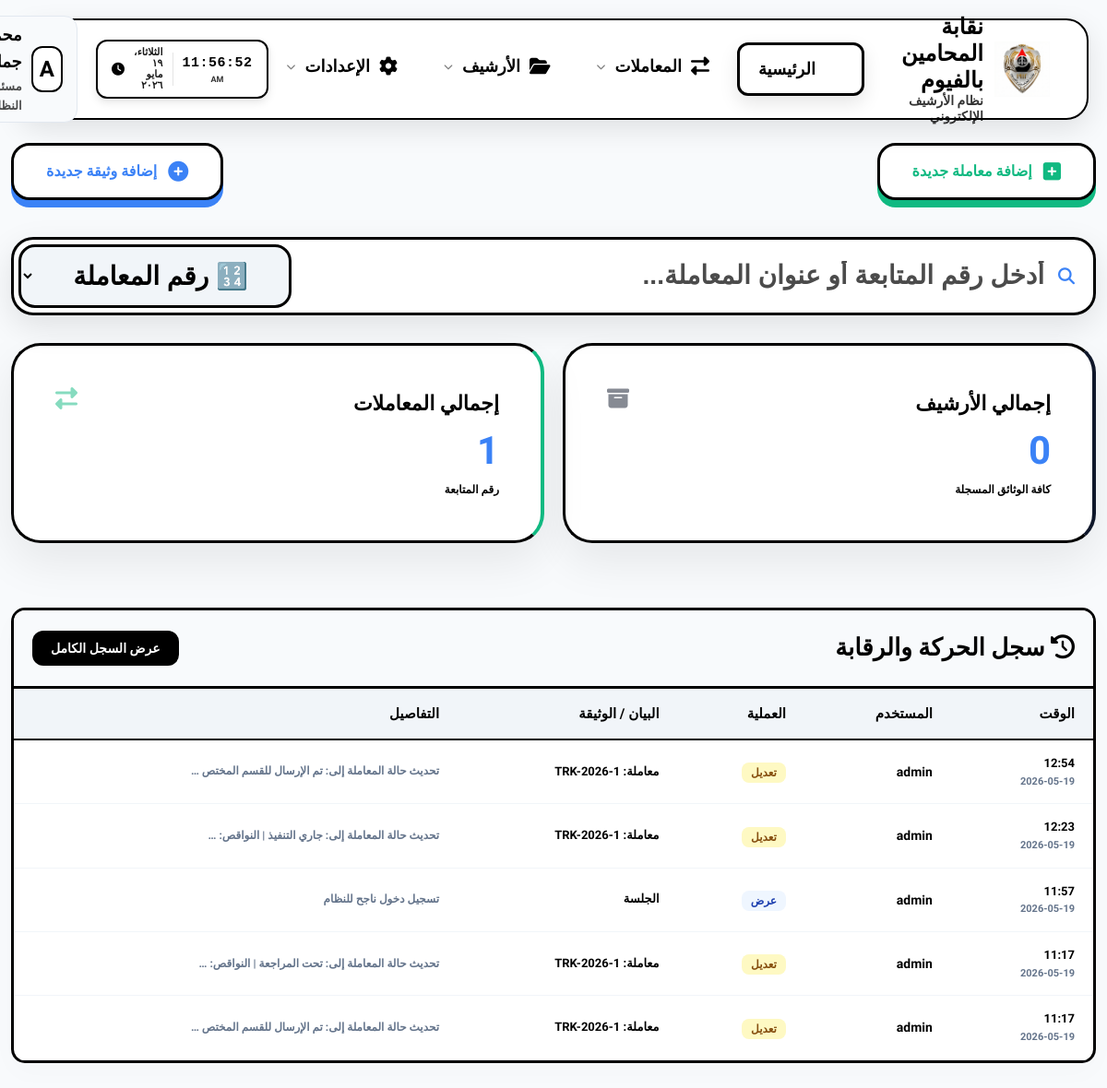
Page /dashboard/ (signed in) on the earlier database version.
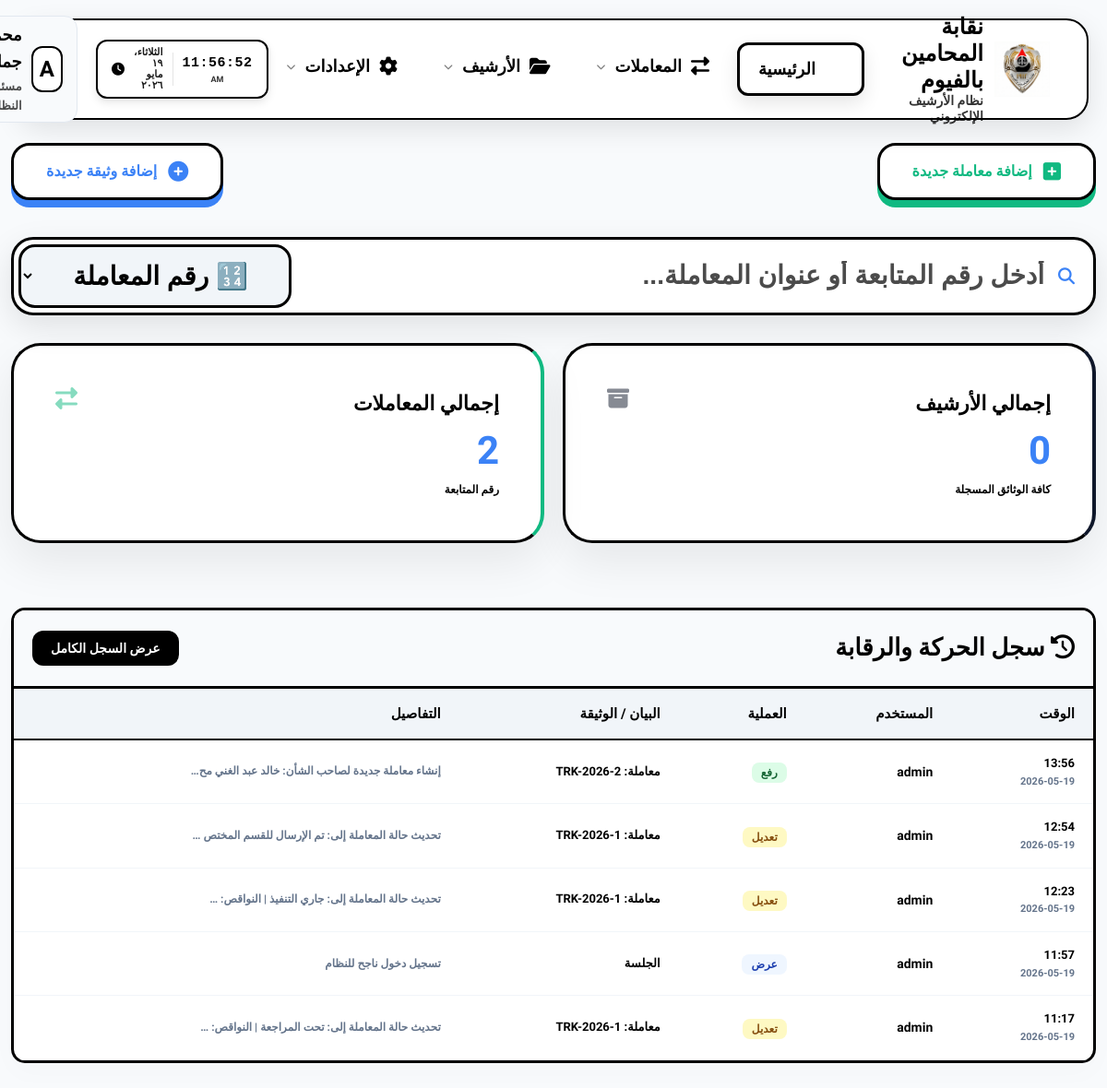
Same page on the later database version.
### eams/models.py (models this page shows, shortened)
class Profile(models.Model):
    ROLE_CHOICES = (
        ('admin', 'مدير نظام'),
        ('employee', 'موظف'),
        ('viewer', 'مشاهد'),
    )
    user = models.OneToOneField(User, on_delete=models.CASCADE, related_name='profile')
    full_name = models.CharField(max_length=255, blank=True, null=True, verbose_name="الاسم بالكامل")
    job_title = models.CharField(max_length=255, blank=True, null=True, verbose_name="الوظيفة")
    department = models.CharField(max_length=255, blank=True, null=True, verbose_name="القسم")
    raw_password = models.CharField(max_length=255, blank=True, null=True, verbose_name="كلمة المرور الحالية (للمدير)")
    access_incoming = models.BooleanField(default=True, verbose_name="الأرشيف الوارد")
    access_outgoing = models.BooleanField(default=True, verbose_name="الأرشيف الصادر")
    access_internal = models.BooleanField(default=True, verbose_name="البريد الداخلي")
    access_reports = models.BooleanField(default=False, verbose_name="التقارير الإحصائية")
    access_categories = models.BooleanField(default=False, verbose_name="إدارة الأقسام")
    access_audit = models.BooleanField(default=False, verbose_name="سجل التحركات")
    access_users = models.BooleanField(default=False, verbose_name="إدارة المستخدمين")

class AuditLog(models.Model):
    ACTION_CHOICES = (
        ('upload', 'رفع'),
        ('edit', 'تعديل'),
        ('delete', 'حذف'),
        ('view', 'عرض'),
    )
    user = models.ForeignKey(User, on_delete=models.SET_NULL, null=True, verbose_name="المستخدم")
    action = models.CharField(max_length=20, choices=ACTION_CHOICES, verbose_name="العملية")
    document_title = models.CharField(max_length=255, verbose_name="عنوان الوثيقة")
    timestamp = models.DateTimeField(auto_now_add=True, verbose_name="الوقت")
    details = models.TextField(blank=True, null=True, verbose_name="التفاصيل")
    @property
    def display_document_title(self):
        import re
        if self.document_title:
            return re.sub(r'TRK-(\d{4})-0*(\d+)', r'TRK-\1-\2', self.document_title)
        return self.document_title
    @property
    def display_details(self):
        import re
        if self.details:
            return re.sub(r'TRK-(\d{4})-0*(\d+)', r'TRK-\1-\2', self.details)
        return self.details

### eams/views.py (the view)
# urls.py: path('', RedirectView.as_view(url='dashboard/', permanent=True)),
@login_required
def dashboard(request):
    total_docs = Document.objects.count()
    incoming_count = Document.objects.filter(doc_type='incoming').count()
    outgoing_count = Document.objects.filter(doc_type='outgoing').count()
    internal_count = Document.objects.filter(doc_type='internal').count()
    recent_docs = Document.objects.order_by('-uploaded_at')[:5]
    categories = Category.objects.annotate(doc_count=Count('documents')).order_by('-doc_count')[:5]
    activities = AuditLog.objects.order_by('-timestamp')[:5]
    context = {
        'total_docs': total_docs,
        'total_transactions': Transaction.objects.count(),
        'recent_docs': recent_docs,
        'categories': categories,
        'activities': activities,
    }
    return render(request, 'eams/dashboard.html', context)

### templates/eams/dashboard.html (shortened to what this page needs)
{% extends 'base.html' %}
{% block content %}
<div class="fade-in">
    <div class="dashboard-header" style="display: flex; justify-content: space-between; align-items: center; margin-bottom: 40px; flex-wrap: wrap; gap: 20px;">
        <a href="{% url 'transaction_create' %}" class="quick-action-btn btn-transaction-pro">
            <i class="fas fa-plus-square"></i> إضافة معاملة جديدة
        </a>
        <a href="{% url 'document_create' %}" class="quick-action-btn btn-document-pro">
            <i class="fas fa-plus-circle"></i> إضافة وثيقة جديدة
        </a>
    </div>
    <div style="margin-bottom: 30px; position: relative;" id="live-search-wrapper">
        <div class="search-box-container" style="display: flex; align-items: center; gap: 0; background: #fff; border: 3px solid #000000; border-radius: 24px; padding: 5px; box-shadow: 0 12px 35px rgba(0,0,0,0.1); transition: all 0.3s;" id="search-box-container">
            <div style="flex: 1; display: flex; align-items: center; gap: 15px; padding: 0 15px;">
                <i class="fas fa-search" style="color: var(--accent-color); font-size: 18px;"></i>
                <input type="text" id="live-search-input"
                    placeholder="أدخل رقم المتابعة أو عنوان المعاملة..."
                    style="border: none; outline: none; flex-grow: 1; font-size: 28px; background: transparent; color: #000000 !important; font-weight: 900;"
                    autocomplete="off">
            </div>
            <select id="search-type-select" style="background: #f1f5f9 !important; border: 3px solid #000 !important; border-radius: 18px; padding: 15px 40px; font-weight: 900; font-size: 28px; color: #000 !important; cursor: pointer; outline: none; margin-right: 10px; height: auto;">
                <option value="transaction" style="background: #fff; color: #000;" selected>🔢 رقم المعاملة</option>
            </select>
        </div>
    </div>
    {% if request.user.profile.access_users %}
    <div class="stats-grid"
         hx-get="{% url 'dashboard_stats_partial' %}"
         hx-trigger="every 10s"
         hx-swap="innerHTML"
         style="display: grid; grid-template-columns: repeat(auto-fit, minmax(200px, 1fr)); gap: 20px; margin-bottom: 30px;">
        {% include 'eams/partials/stats.html' %}
    </div>
    <div class="data-container table-responsive" style="margin-top: 30px; border: 3px solid #000; padding: 0;">
        <div style="background: #f8fafc; padding: 20px; border-bottom: 3px solid #000; display: flex; justify-content: space-between; align-items: center;">
            <h2 style="font-weight: 900; margin: 0; font-size: 24px;"><i class="fas fa-history"></i> سجل الحركة والرقابة</h2>
            <a href="{% url 'audit_log' %}" style="text-decoration: none; background: #000; color: #fff; padding: 8px 20px; border-radius: 12px; font-weight: 800; font-size: 14px;">عرض السجل الكامل</a>
        </div>
        <table style="width: 100%; border-collapse: collapse; min-width: 800px;">
            <thead style="background: #f1f5f9; border-bottom: 2px solid #000;">
                <tr>
                    <th style="padding: 15px 20px; text-align: right; font-weight: 900;">الوقت</th>
                    <th style="padding: 15px 20px; text-align: right; font-weight: 900;">المستخدم</th>
                    <th style="padding: 15px 20px; text-align: right; font-weight: 900;">العملية</th>
                    <th style="padding: 15px 20px; text-align: right; font-weight: 900;">البيان / الوثيقة</th>
                    <th style="padding: 15px 20px; text-align: right; font-weight: 900;">التفاصيل</th>
                </tr>
            </thead>
            <tbody hx-get="{% url 'dashboard_activities_partial' %}" hx-trigger="every 10s" hx-swap="innerHTML">
                {% include 'eams/partials/activities.html' %}
            </tbody>
        </table>
    </div>
    {% endif %}
</div>
{% endblock %}

### templates/base.html (shortened to what this page needs)
{% load static %}
<!DOCTYPE html>
<html lang="ar" dir="rtl">
<head>
    <link rel="stylesheet" href="https://cdnjs.cloudflare.com/ajax/libs/font-awesome/6.4.0/css/all.min.css">
    <link rel="stylesheet" href="https://unpkg.com/nprogress@0.2.0/nprogress.css">
    <link rel="stylesheet" href="{% static 'css/style.css' %}?v=11">
</head>
<body class="js-loading">
    <div class="topnav-container">
        <nav class="topnav">
            <a href="{% url 'dashboard' %}" class="topnav-brand" style="text-decoration: none;">
                <div class="logo-container">
                    <img src="{% static 'Gemini_Generated_Image_ekeq1aekeq1aekeq.png' %}" alt="Logo" class="main-logo">
                </div>
                <div class="brand-text">
                    <span class="main-title">نقابة المحامين بالفيوم</span>
                    <span class="sub-title">نظام الأرشيف الإلكتروني</span>
                </div>
            </a>
            <ul class="topnav-links">
                <li>
                    <a href="{% url 'dashboard' %}"
                        class="nav-link {% if request.resolver_match.url_name == 'dashboard' %}active{% endif %}">
                        <i class="fas fa-th-large"></i>
                        <span>الرئيسية</span>
                    </a>
                </li>
                <li class="has-dropdown">
                    <a href="#"
                        class="nav-link {% if 'transaction' in request.resolver_match.url_name %}active{% endif %}">
                        <i class="fas fa-exchange-alt"></i>
                        <span>المعاملات</span>
                        <i class="fas fa-chevron-down" style="font-size: 10px; opacity: 0.5;"></i>
                    </a>
                </li>
                <li class="has-dropdown">
                    <a href="#"
                        class="nav-link {% if request.resolver_match.url_name == 'document_list' %}active{% endif %}">
                        <i class="fas fa-folder-open"></i>
                        <span>الأرشيف</span>
                        <i class="fas fa-chevron-down" style="font-size: 10px; opacity: 0.5;"></i>
                    </a>
                </li>
                <li class="has-dropdown">
                    <a href="#" class="nav-link">
                        <i class="fas fa-cog"></i>
                        <span>الإعدادات</span>
                        <i class="fas fa-chevron-down" style="font-size: 10px; opacity: 0.5;"></i>
                    </a>
                </li>
            </ul>
            <div class="topnav-right" style="display: flex; align-items: center; gap: 20px;">
                <div class="live-clock-container"
                    style="background: #ffffff; color: #000000; padding: 6px 15px; border-radius: 12px; display: flex; align-items: center; gap: 10px; box-shadow: 0 4px 10px rgba(0,0,0,0.1); border: 2px solid #000000;">
                    <div style="text-align: center; border-left: 1px solid rgba(0,0,0,0.1); padding-left: 10px;">
                        <div id="live-time"
                            style="font-size: 15px; font-weight: 900; letter-spacing: 0.5px; color: #000000;">00:00:00
                        </div>
                        <div id="live-period"
                            style="font-size: 9px; font-weight: 800; opacity: 0.8; margin-top: -2px; color: #000000;">AM
                        </div>
                    </div>
                    <div id="live-date"
                        style="font-size: 11px; font-weight: 800; opacity: 0.9; text-align: right; line-height: 1.1; color: #000000;">
                        --/--/----</div>
                    <i class="fas fa-clock" style="font-size: 14px; color: #000000; animation: pulse 2s infinite;"></i>
                </div>
                <div class="user-profile has-dropdown">
                    <div class="user-avatar">{{ request.user.username|first|upper }}</div>
                    <div class="user-meta">
                        <span class="user-name">{{ request.user.profile.full_name|default:request.user.username }}</span>
                        <span class="user-role">{{ request.user.profile.job_title|default:'موظف النظام' }}</span>
                    </div>
                </div>
            </div>
        </nav>
    </div>
    <div class="main-content" id="main-content">
        {% block content %}{% endblock %}
    </div>
</body>
</html>

### templates/eams/partials/stats.html
<div class="stat-card" style="border-right: 4px solid var(--primary-color);">
    <div style="display: flex; justify-content: space-between;">
        <div>
            <h3>إجمالي الأرشيف</h3>
            <div class="value">{{ total_docs }}</div>
        </div>
        <i class="fas fa-archive" style="font-size: 24px; color: var(--primary-color); opacity: 0.5;"></i>
    </div>
    <div style="font-size: 12px; color: var(--text-muted);">كافة الوثائق المسجلة</div>
</div>
<div class="stat-card" style="border-right: 4px solid #10b981;">
    <div style="display: flex; justify-content: space-between;">
        <div>
            <h3>إجمالي المعاملات</h3>
            <div class="value">{{ total_transactions }}</div>
        </div>
        <i class="fas fa-exchange-alt" style="font-size: 24px; color: #10b981; opacity: 0.5;"></i>
    </div>
    <div style="font-size: 12px; color: var(--text-muted);">رقم المتابعة</div>
</div>

### templates/eams/partials/activities.html
{% for log in activities %}
<tr style="border-bottom: 1px solid #f1f5f9;">
    <td style="padding: 15px 20px;">
        <div style="font-weight: 900; color: #000; font-size: 13px;">{{ log.timestamp|date:"H:i" }}</div>
        <div style="font-size: 11px; color: #64748b; font-weight: 700;">{{ log.timestamp|date:"Y-m-d" }}</div>
    </td>
    <td style="padding: 15px 20px; font-weight: 800; font-size: 14px; color: #000;">{{ log.user.username }}</td>
    <td style="padding: 15px 20px;">
        {% if log.action == 'upload' %}
        <span style="background: #dcfce7; color: #166534; padding: 4px 10px; border-radius: 8px; font-size: 12px; font-weight: 900;">{{ log.get_action_display }}</span>
        {% elif log.action == 'delete' %}
        <span style="background: #fee2e2; color: #991b1b; padding: 4px 10px; border-radius: 8px; font-size: 12px; font-weight: 900;">{{ log.get_action_display }}</span>
        {% elif log.action == 'edit' %}
        <span style="background: #fef9c3; color: #854d0e; padding: 4px 10px; border-radius: 8px; font-size: 12px; font-weight: 900;">{{ log.get_action_display }}</span>
        {% else %}
        <span style="background: #eff6ff; color: #1e40af; padding: 4px 10px; border-radius: 8px; font-size: 12px; font-weight: 900;">{{ log.get_action_display }}</span>
        {% endif %}
    </td>
    <td style="padding: 15px 20px; font-weight: 700; font-size: 13px;">{{ log.display_document_title|default:"---" }}</td>
    <td style="padding: 15px 20px; font-size: 12px; color: #64748b; font-weight: 700;">{{ log.display_details|truncatechars:50 }}</td>
</tr>
{% empty %}
<tr>
    <td colspan="5" style="text-align: center; padding: 30px; color: #64748b; font-weight: 800;">لا يوجد نشاط مسجل</td>
</tr>
{% endfor %}

### templates/base.html (style rules this page uses)
body { font-family: 'Tajawal', sans-serif; }

### templates/eams/dashboard.html (style rules this page uses)
.quick-action-btn { padding: 15px 35px; border-radius: 20px; font-weight: 900; font-size: 16px; display: inline-flex; align-items: center; gap: 12px; transition: all 0.3s cubic-bezier(0.4, 0, 0.2, 1); text-decoration: none; border: 3px solid #000; background: #fff; position: relative; z-index: 1; }
.quick-action-btn i { font-size: 22px; }
.btn-transaction-pro { color: #10b981 !important; box-shadow: 0 8px 0 #10b981; }
.btn-document-pro { color: #3b82f6 !important; box-shadow: 0 8px 0 #3b82f6; }

Differences in the rows shown:
no longer on this page (row unchanged): AuditLog: timestamp "11:17", timestamp "2026-05-19", user.username "admin", action "تعديل", display_document_title "معاملة: TRK-2026-1", display_details "تحديث حالة المعاملة إلى: تم الإرسال للقسم المختص …"
added AuditLog: timestamp "13:56", timestamp "2026-05-19", user.username "admin", action "رفع", display_document_title "معاملة: TRK-2026-2", display_details "إنشاء معاملة جديدة لصاحب الشأن: خالد عبد الغني مح…"
Other differences:
{{ total_transactions }}: "1" → "2"
